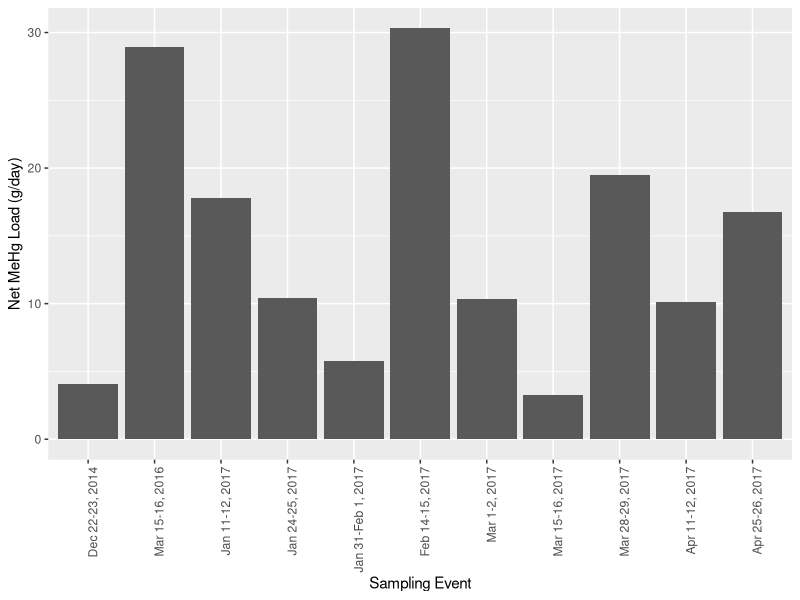

The R script that drew this image:
## ---- chunk 1
knitr::opts_chunk$set(echo = TRUE)
## ---- chunk 2
library(tidyverse)
loads <- read_csv("All_YB_Loads-R.csv")
## ---- chunk 3
loads <- loads %>% 
  select(-c(Conc:Flow)) %>% 
  filter(
    Analyte == "MeHg- total",
    LocType != "Below Liberty"
  )
## ---- chunk 4
head(loads)
## ---- chunk 5
netLoads <- loads %>% 
  group_by(SamplingEvent, LocType) %>% 
  summarize(TotalLoad = sum(Load)) %>% 
  ungroup() %>% 
  pivot_wider(names_from = LocType, values_from = TotalLoad) %>% 
  mutate(NetLoad = Outlet - Inlet)
## ---- chunk 6
# Set order for SamplingEvent
SampEvents <- sort(unique(netLoads$SamplingEvent))
SampEventsOrder <- SampEvents[c(3,9,5:7,4,8,10:11,1:2)]

netLoads <- netLoads %>% 
  mutate(SamplingEvent = factor(SamplingEvent, levels = SampEventsOrder)) %>% 
  arrange(SamplingEvent)

## ---- chunk 7
netLoads
## ---- chunk 8
netLoads %>% 
  ggplot(
    aes(
      x = SamplingEvent,
      y = NetLoad
    )
  ) +
  geom_col() +
  labs(
    x = "Sampling Event",
    y = "Net MeHg Load (g/day)"
  ) +
  theme(axis.text.x = element_text(angle = 90, hjust = 1))
